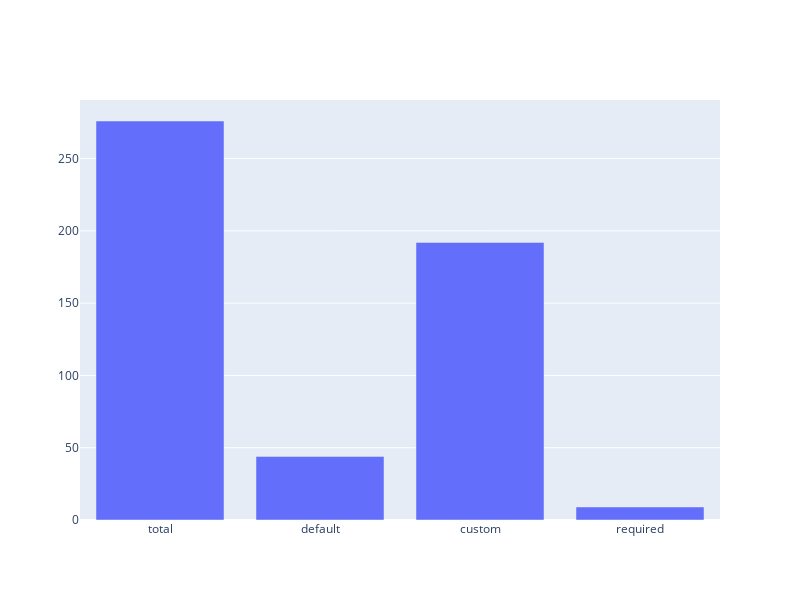

The notebook cell this image was saved under:
### Code cell
all_objects = create_modules(SKLEARN_PROJECTS)
counter = get_counter(all_objects)

print("Number of option: ", counter)

params = ["total", "default", "custom", "required"]
values = [counter["total"], counter["default"], counter["custom"], counter["required"]]

data = [go.Bar(
    x=params,
    y=values
)]

fig = go.Figure(data=data)
fig.update_layout(
    autosize=False,
    width=800,
    height=600,
)
fig.show()

### Figure 1 — Plotly figure (JSON) as saved in the notebook; plotly's stock layout.template omitted (floating-point values rounded to 4 significant figures)
{"data": [{"type": "bar", "x": ["total", "default", "custom", "required"], "y": [276, 44, 192, 9]}], "layout": {"autosize": false, "height": 600, "width": 800}}
